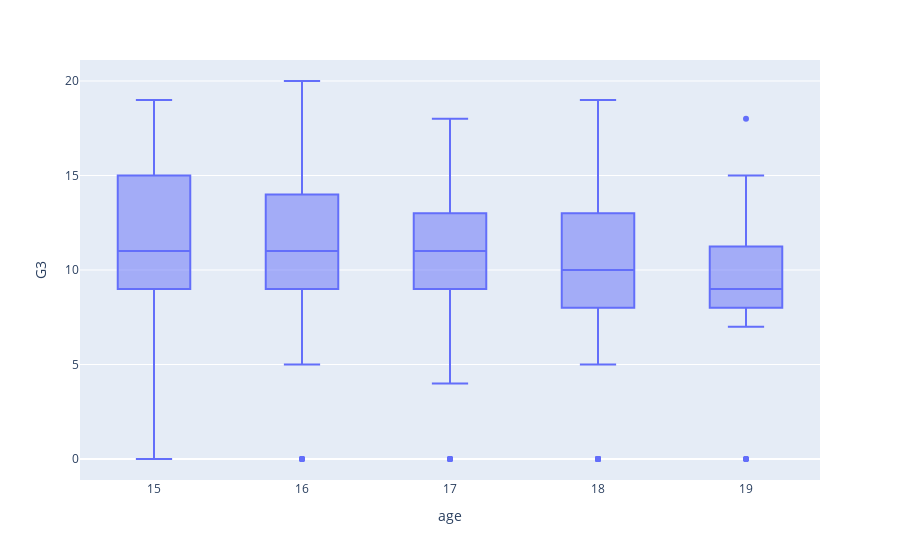

This figure's notebook cell:
### Code cell
px.box(data, x='age', y='G3')

### Figure 1 — Plotly figure (JSON) as saved in the notebook; plotly's stock layout.template omitted (floating-point values rounded to 4 significant figures; data arrays with more than 128 entries replaced by an {"elided": "..."} marker saying what was removed)
{"data": [{"alignmentgroup": "True", "hovertemplate": "age=%{x}<br>G3=%{y}<extra></extra>", "legendgroup": "", "marker": {"color": "#636efa"}, "name": "", "notched": false, "offsetgroup": "", "orientation": "v", "showlegend": false, "type": "box", "x": {"elided": "395 int values"}, "x0": " ", "xaxis": "x", "y": {"elided": "395 int values"}, "y0": " ", "yaxis": "y"}], "layout": {"boxmode": "group", "legend": {"tracegroupgap": 0}, "margin": {"t": 60}, "xaxis": {"anchor": "y", "domain": [0, 1], "title": {"text": "age"}}, "yaxis": {"anchor": "x", "domain": [0, 1], "title": {"text": "G3"}}}}
